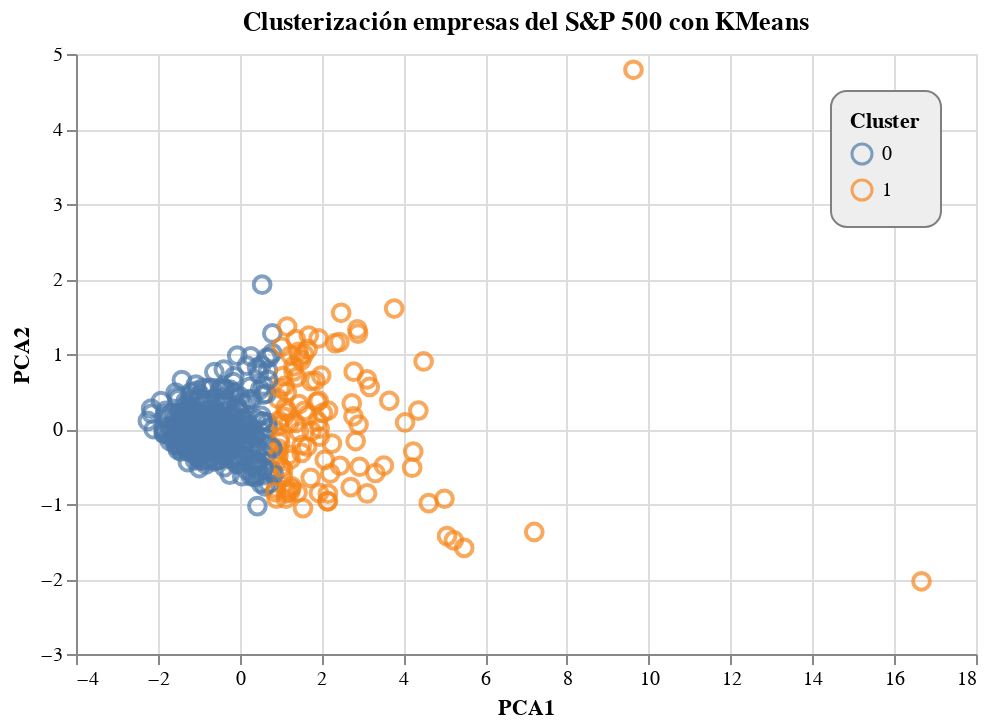

Notebook code for this chart:
### Markdown cell above
**VISUALIZACIÓN DE LOS RESULTADOS**

8.1. Visualizar los clusters

### Code cell
chart = alt.Chart(dfPca).mark_point(size=70).encode(
    x = 'PCA1',
    y = 'PCA2',
    color = 'Cluster:N'
).properties(
    title='Clusterización empresas del S&P 500 con KMeans',
    width=450,
    height=300
)

chart.configure_legend(
    strokeColor='gray',
    fillColor='#EEEEEE',
    padding=10,
    cornerRadius=8,
    orient='top-right'
)

### Figure 1 — Vega-Lite specification as saved in the notebook (floating-point values rounded to 4 significant figures; data arrays with more than 128 entries replaced by an {"elided": "..."} marker saying what was removed)
{"config": {"view": {"continuousWidth": 400, "continuousHeight": 300}, "legend": {"cornerRadius": 8, "fillColor": "#EEEEEE", "orient": "top-right", "padding": 10, "strokeColor": "gray"}}, "data": {"name": "data-1e6f8da30f1d16ad2b0c9178e34ed843"}, "mark": {"type": "point", "size": 70}, "encoding": {"color": {"field": "Cluster", "type": "nominal"}, "x": {"field": "PCA1", "type": "quantitative"}, "y": {"field": "PCA2", "type": "quantitative"}}, "height": 300, "title": "Clusterización empresas del S&P 500 con KMeans", "width": 450, "$schema": "https://vega.github.io/schema/vega-lite/v4.17.0.json", "datasets": {"data-1e6f8da30f1d16ad2b0c9178e34ed843": {"elided": "489 records"}}}
